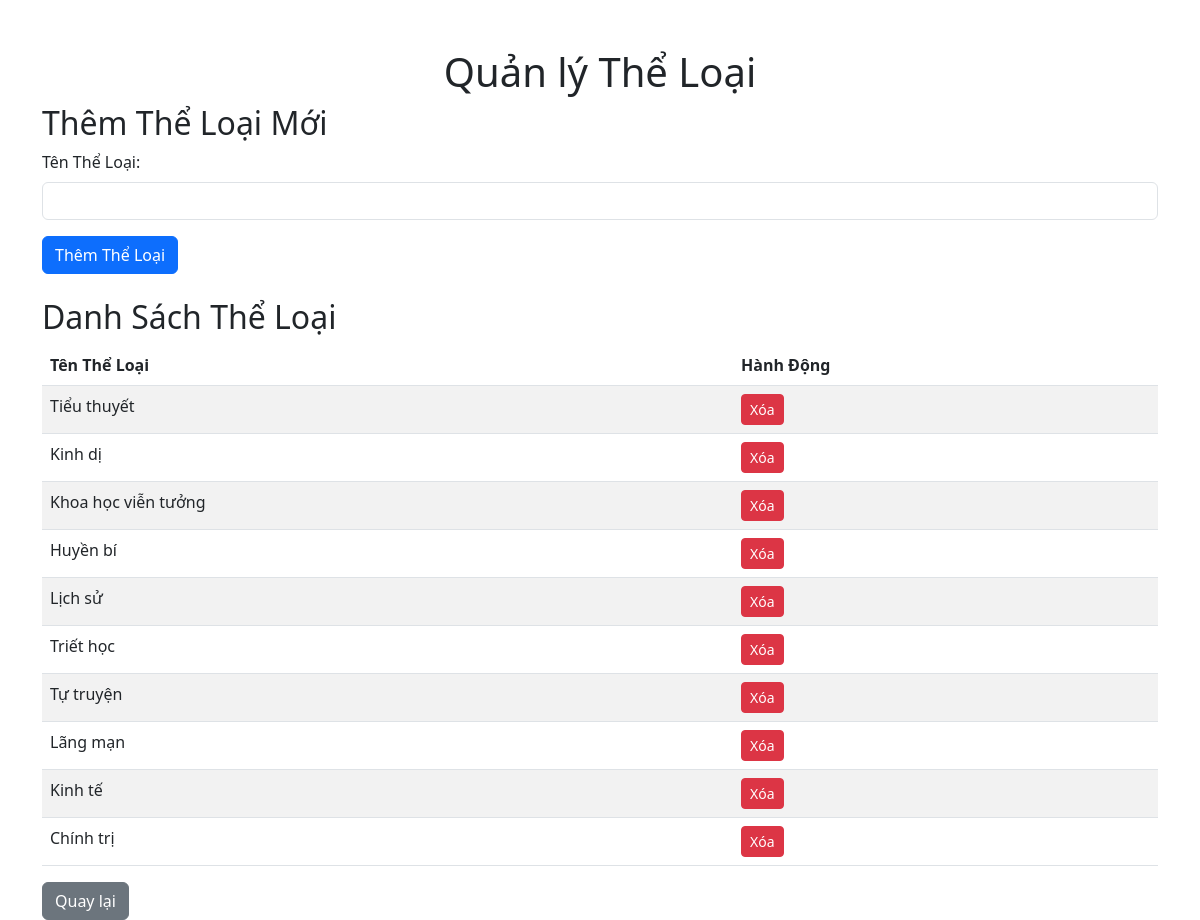
Page /addCategory.php on the committed database.
### tables this page shows
CREATE TABLE TheLoaiSach (
    id INT PRIMARY KEY AUTO_INCREMENT,
    category_name VARCHAR(255) NOT NULL
);

### src/addCategory.php (the view, shortened to what this page needs)
<?php
include 'Data_connect.php';
$sql = "SELECT * FROM TheLoaiSach";
$result = $conn->query($sql);
?>
<!DOCTYPE html>
<html lang="en">
<head>
    <link href="https://cdn.jsdelivr.net/npm/bootstrap@5.3.0/dist/css/bootstrap.min.css" rel="stylesheet">
</head>
<body>
    <div class="container mt-5">
        <h1 class="text-center">Quản lý Thể Loại</h1>
        <div class="mb-4">
            <h2>Thêm Thể Loại Mới</h2>
            <form method="post" action="addCategory.php">
                <div class="mb-3">
                    <label for="category_name" class="form-label">Tên Thể Loại:</label>
                    <input type="text" id="category_name" name="category_name" class="form-control" required>
                </div>
                <button type="submit" name="add" class="btn btn-primary">Thêm Thể Loại</button>
            </form>
        </div>
        <h2>Danh Sách Thể Loại</h2>
        <table class="table table-striped">
            <thead>
                <tr>
                    <th>Tên Thể Loại</th>
                    <th>Hành Động</th>
                </tr>
            </thead>
            <tbody>
                <?php while ($row = $result->fetch_assoc()): ?>
                    <tr>
                        <td><?php echo $row['category_name']; ?></td>
                        <td>
                            <a href="addCategory.php?delete=<?php echo $row['id']; ?>" class="btn btn-danger btn-sm" onclick="return confirm('Bạn có chắc chắn muốn xóa thể loại này?');">Xóa</a>
                        </td>
                    </tr>
                <?php endwhile; ?>
            </tbody>
        </table>
        <a href="index.php" class="btn btn-secondary">Quay lại</a>
    </div>
</body>
</html>

### rows in the picture
theloaisach: category_name "Tiểu thuyết"
theloaisach: category_name "Kinh dị"
theloaisach: category_name "Khoa học viễn tưởng"
theloaisach: category_name "Huyền bí"
theloaisach: category_name "Lịch sử"
theloaisach: category_name "Triết học"
theloaisach: category_name "Tự truyện"
theloaisach: category_name "Lãng mạn"
theloaisach: category_name "Kinh tế"
theloaisach: category_name "Chính trị"
